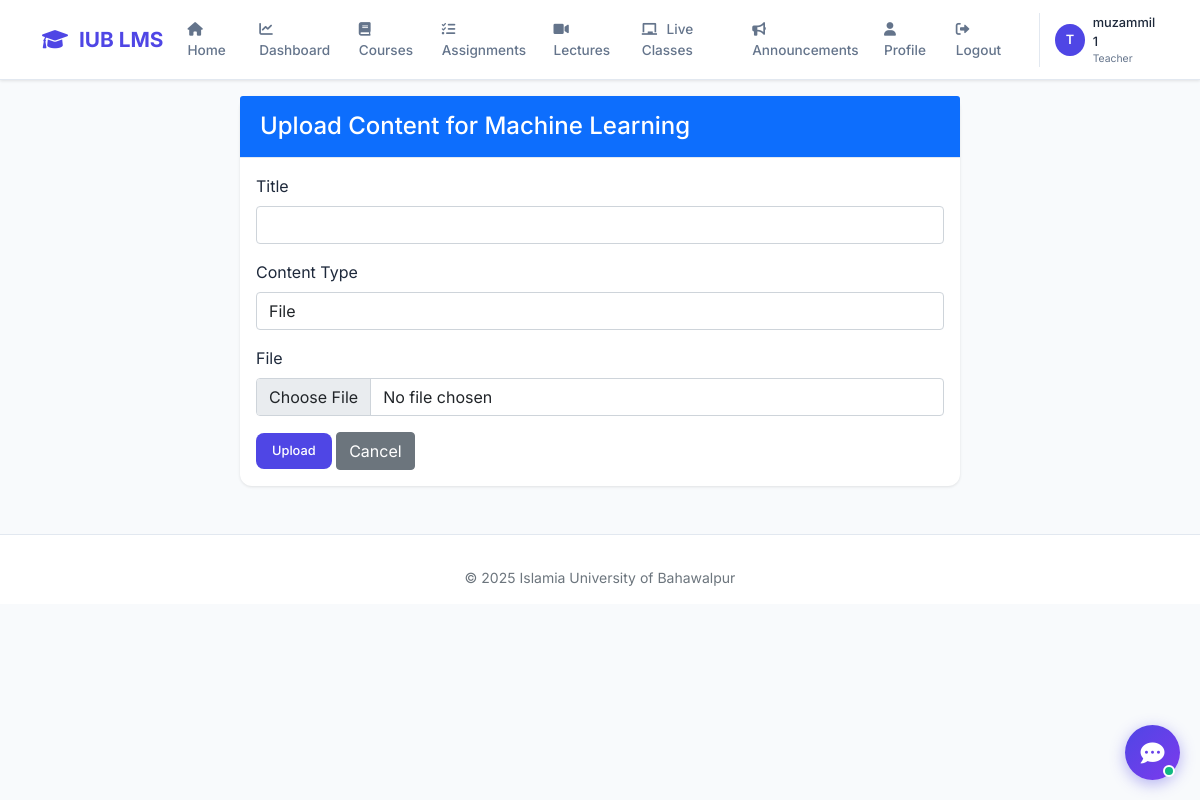
Screenshot of /courses/2/upload/ (signed in) with the database file from the repository.
### accounts/models.py (models this page shows, shortened)
class CustomUser(AbstractUser):
    ROLE_CHOICES = (
        ('admin', 'Admin'),
        ('teacher', 'Teacher'),
        ('student', 'Student'),
    )
    role = models.CharField(max_length=10, choices=ROLE_CHOICES, default='student')
    phone = models.CharField(max_length=15, blank=True)
    profile_pic = models.ImageField(upload_to='profile_pics/', blank=True, null=True)
    bio = models.TextField(max_length=500, blank=True)

### courses/models.py (models this page shows, shortened)
class Course(models.Model):
    course_id = models.CharField(max_length=20, unique=True)
    course_code = models.CharField(max_length=10)
    title = models.CharField(max_length=200)
    description = models.TextField()
    teacher = models.ForeignKey(settings.AUTH_USER_MODEL, on_delete=models.SET_NULL, null=True, limit_choices_to={'role': 'teacher'})
    students = models.ManyToManyField(settings.AUTH_USER_MODEL, related_name='enrolled_courses', blank=True, limit_choices_to={'role': 'student'})
    created_at = models.DateTimeField(auto_now_add=True)
    updated_at = models.DateTimeField(auto_now=True)
    is_active = models.BooleanField(default=True)

### courses/views.py (the view, shortened to what this page needs)
# urls.py: path('<int:course_id>/upload/', views.upload_content, name='upload_content'),
@user_passes_test(is_teacher)
def upload_content(request, course_id):
    course = get_object_or_404(Course, id=course_id)
    if request.user.role == 'teacher' and course.teacher != request.user:
        messages.error(request, 'You are not the teacher!')
        return redirect('course_detail', course_id=course.id)
    return render(request, 'courses/upload_content.html', {'course': course})

### courses/views.py (called while the page is built)
def is_teacher(user):
    return user.role == 'teacher' or user.role == 'admin'

### templates/courses/upload_content.html (shortened to what this page needs)
{% extends 'base.html' %}
{% block content %}
<div class="container">
    <div class="row justify-content-center">
        <div class="col-md-8">
            <div class="card">
                <div class="card-header bg-primary text-white">
                    <h4 class="mb-0">Upload Content for {{ course.title }}</h4>
                </div>
                <div class="card-body">
                    <form method="post" enctype="multipart/form-data">
                        <div class="mb-3">
                            <label class="form-label">Title</label>
                            <input type="text" name="title" class="form-control" required>
                        </div>
                        <div class="mb-3">
                            <label class="form-label">Content Type</label>
                            <select name="content_type" class="form-control" id="contentType" required>
                                <option value="file">File</option>
                            </select>
                        </div>
                        <div class="mb-3" id="fileDiv">
                            <label class="form-label">File</label>
                            <input type="file" name="file" class="form-control">
                        </div>
                        <button type="submit" class="btn btn-primary">Upload</button>
                        <a href="{% url 'course_detail' course.id %}" class="btn btn-secondary">Cancel</a>
                    </form>
                </div>
            </div>
        </div>
    </div>
</div>
{% endblock %}

### templates/base.html (shortened to what this page needs)
<!DOCTYPE html>
<html lang="en">
<head>
    <link href="https://cdn.jsdelivr.net/npm/bootstrap@5.1.3/dist/css/bootstrap.min.css" rel="stylesheet">
    <link rel="stylesheet" href="https://cdnjs.cloudflare.com/ajax/libs/font-awesome/6.0.0/css/all.min.css">
</head>
<body>
    {% if user.is_authenticated %}
    <nav class="navbar navbar-expand-lg">
        <div class="container">
            <a class="navbar-brand" href="{% url 'dashboard' %}">
                <i class="fas fa-graduation-cap"></i> IUB LMS
            </a>
            <div class="collapse navbar-collapse" id="navbarNav">
                <ul class="navbar-nav ms-auto">
                    <li class="nav-item"><a class="nav-link" href="{% url 'home' %}"><i class="fas fa-home"></i> Home</a></li>
                    <li class="nav-item"><a class="nav-link" href="{% url 'dashboard' %}"><i class="fas fa-chart-line"></i> Dashboard</a></li>
                    <li class="nav-item"><a class="nav-link" href="{% url 'course_list' %}"><i class="fas fa-book"></i> Courses</a></li>
                    <li class="nav-item"><a class="nav-link" href="{% url 'assignment_list' %}"><i class="fas fa-tasks"></i> Assignments</a></li>
                    <li class="nav-item"><a class="nav-link" href="{% url 'lecture_list_all' %}"><i class="fas fa-video"></i> Lectures</a></li>
                    <li class="nav-item"><a class="nav-link" href="{% url 'live_class_list_all' %}"><i class="fas fa-chalkboard"></i> Live Classes</a></li>
                    <li class="nav-item"><a class="nav-link" href="{% url 'announcements' %}"><i class="fas fa-bullhorn"></i> Announcements</a></li>
                    <li class="nav-item"><a class="nav-link" href="{% url 'profile' %}"><i class="fas fa-user"></i> Profile</a></li>
                    <li class="nav-item"><a class="nav-link" href="{% url 'logout' %}"><i class="fas fa-sign-out-alt"></i> Logout</a></li>
                </ul>
                <div class="user-menu">
                    <div class="user-avatar">{{ user.username|first|upper }}</div>
                    <div>
                        <div class="user-name">{{ user.get_full_name|default:user.username }}</div>
                        <div class="user-role">{{ user.get_role_display }}</div>
                    </div>
                </div>
            </div>
        </div>
    </nav>
    {% endif %}
    <main class="container fade-in mt-3">
        {% block content %}
        {% endblock %}
    </main>
    <footer class="footer">
        <div class="container text-center">
            <p class="small text-muted mb-0">&copy; 2025 Islamia University of Bahawalpur</p>
        </div>
    </footer>
</body>
</html>

### templates/base.html (style rules this page uses)
:root { --primary: #4f46e5; --bg-light: #f8fafc; --text-dark: #1e293b; --text-muted: #64748b; --border: #e2e8f0; --shadow: 0 1px 3px rgba(0,0,0,0.1); }
* { margin: 0; padding: 0; box-sizing: border-box; }
body { font-family: 'Inter', sans-serif; background: var(--bg-light); color: var(--text-dark); }
.navbar { background: white; padding: 0.7rem 0; box-shadow: var(--shadow); border-bottom: 1px solid var(--border); }
.navbar-brand { font-size: 1.3rem; font-weight: 700; color: var(--primary) !important; }
.navbar-brand i { margin-right: 6px; }
.nav-link { color: var(--text-muted); font-weight: 500; font-size: 0.85rem; padding: 0.5rem 1rem; }
.nav-link i { margin-right: 6px; }
.user-menu { display: flex; align-items: center; gap: 8px; margin-left: 15px; padding-left: 15px; border-left: 1px solid var(--border); }
.user-avatar { width: 32px; height: 32px; background: var(--primary); border-radius: 50%; display: flex; align-items: center; justify-content: center; color: white; font-weight: 600; font-size: 0.8rem; }
.user-name { font-size: 0.8rem; font-weight: 500; color: var(--text-dark); }
.user-role { font-size: 0.65rem; color: var(--text-muted); }
.card { border: none; border-radius: 12px; box-shadow: var(--shadow); background: white; }
.card-header { background: white; border-bottom: 1px solid var(--border); padding: 1rem 1.25rem; font-weight: 600; }
.btn-primary { background: var(--primary); border: none; border-radius: 8px; padding: 0.5rem 1rem; font-size: 0.8rem; font-weight: 500; }
.footer { background: white; border-top: 1px solid var(--border); padding: 2rem 0 1rem; margin-top: 3rem; }
.fade-in { animation: fadeIn 0.3s ease-out; }

### rows the page displays
CustomUser: username|first "T", get_full_name "muzammil 1", role "Teacher"
Course: title "Machine Learning"
